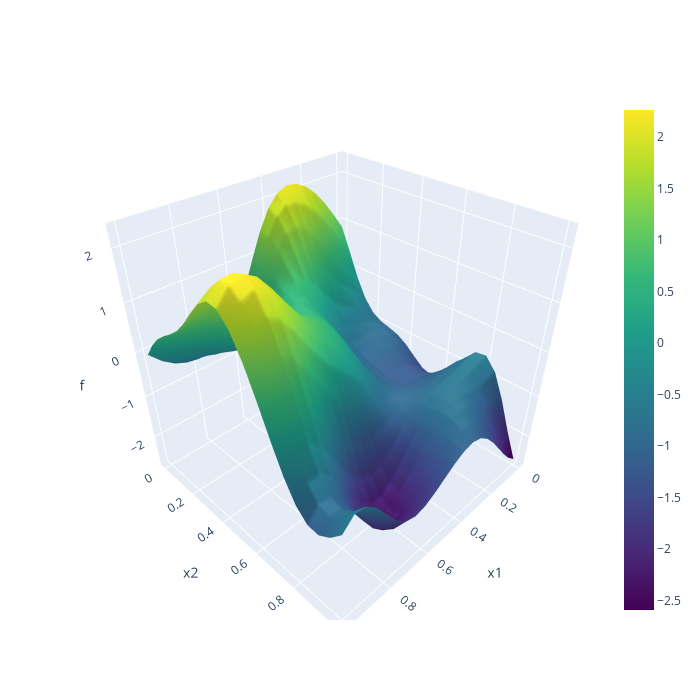

The code cell stored with this chart in its notebook:
### Code cell
# 2次元の平均0のガウス過程からのサンプリング
def sample_2d(kernel, n_samples, n_points, epsilon = 1e-6):
    xx1 = np.linspace(0, 1, n_points)
    xx2 = np.linspace(0, 1, n_points)
    XX1, XX2 = np.meshgrid(xx1, xx2)
    grid_points = np.hstack([XX1.reshape(-1, 1), XX2.reshape(-1, 1)])
    K = kernel_matrix(grid_points, kernel)
    K_stable = K + epsilon * np.eye(K.shape[0]) # 対角成分に小さな値を加えて計算を安定化(正定値になるようにする)
    sns.heatmap(K_stable, cmap='Blues')

    sample = np.random.normal(size=(n_samples, grid_points.shape[0]))
    # L = np.linalg.cholesky(K)
    L = np.linalg.cholesky(K_stable)
    yy_2d = L @ sample.T

    return grid_points, yy_2d

n_points = 21
n_samples = 1
params = [1.0, 0.04/0.5]  # RBFカーネルのパラメータ
grid_points_2d, yy_2d = sample_2d(kgauss(params), n_samples, n_points)
fig = go.Figure(data=go.Surface(
    z=yy_2d.reshape(n_points, n_points), 
    x=grid_points_2d[:, 0].reshape(n_points, n_points), 
    y=grid_points_2d[:, 1].reshape(n_points, n_points), 
    colorscale='viridis'))
fig.update_layout(scene=dict(xaxis_title='x1', yaxis_title='x2', zaxis_title='f'), width=700, height=700)
fig.show()

# 可視化
plt.figure(figsize=(6, 5))
plt.contourf(grid_points_2d[:, 0].reshape(n_points, n_points), 
             grid_points_2d[:, 1].reshape(n_points, n_points), 
             yy_2d.reshape(n_points, n_points), 
             levels=30, cmap='viridis')
plt.colorbar(label='Density')
plt.title("Sampled 2D PDF from GP")
plt.xlabel("x")
plt.ylabel("y")
plt.axis('equal')
plt.show()

### Figure 1 — Plotly figure (JSON) as saved in the notebook; plotly's stock layout.template omitted (floating-point values rounded to 4 significant figures; data arrays with more than 128 entries replaced by an {"elided": "..."} marker saying what was removed)
{"data": [{"colorscale": [[0, "#440154"], [0.1111, "#482878"], [0.2222, "#3e4989"], [0.3333, "#31688e"], [0.4444, "#26828e"], [0.5556, "#1f9e89"], [0.6667, "#35b779"], [0.7778, "#6ece58"], [0.8889, "#b5de2b"], [1, "#fde725"]], "type": "surface", "x": {"elided": "21x21 float values"}, "y": {"elided": "21x21 float values"}, "z": {"elided": "21x21 float values"}}], "layout": {"height": 700, "scene": {"xaxis": {"title": {"text": "x1"}}, "yaxis": {"title": {"text": "x2"}}, "zaxis": {"title": {"text": "f"}}}, "width": 700}}
